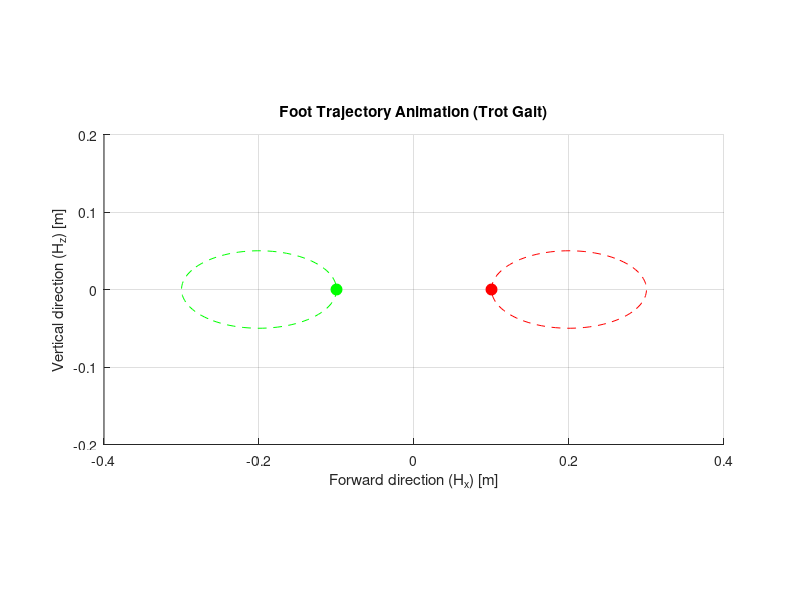

Source code (MATLAB):
% Parameters for the elliptical foot trajectory
A_x = 0.1; % Amplitude in the forward (x) direction [meters]
A_z = 0.05; % Amplitude in the vertical (z) direction [meters]

% Define phase offsets for trot gait
phi_rear_left_0 = 0;          % Rear left leg initial phase
phi_front_right_0 = pi;       % Front right leg initial phase (opposite phase)

% Define stepping frequency
T0 = 3.0 # Gait cycle [s]
f0 = 1/T0; # Frequency [Hz] 

% Distance between diagonal legs in the horizontal plane
offset_x = 0.2; % Forward/backward offset [meters]
offset_y = 0.0; % Lateral offset [meters]

num_steps = 100; % Number of steps in the trajectory
time = linspace(0, T0, num_steps);

% Function to calculate phase at time t
phase = @(phi_0, t) mod(phi_0 + 2 * pi * f0 * t, 2 * pi);

% Function to generate elliptical trajectory for a given phase
foot_trajectory = @(phi) [A_x * cos(phi); -A_z * sin(phi)]; 

% Initialize storage for trajectories
rear_left_traj = zeros(2, num_steps);
front_right_traj = zeros(2, num_steps);

% Compute trajectories for each leg
for i = 1:num_steps
    % Compute phase for each leg
    phi_rl = phase(phi_rear_left_0, time(i));
    phi_fr = phase(phi_front_right_0, time(i));
    
    % Compute foot trajectories
    rear_left_traj(:, i) = foot_trajectory(phi_rl) + [-offset_x; offset_y];
    front_right_traj(:, i) = foot_trajectory(phi_fr) + [offset_x; offset_y];
end

% Animation setup
figure;
hold on;
grid on;
axis equal;
xlim([-0.4, 0.4]);
ylim([-0.2, 0.2]);
xlabel('Forward direction (H_x) [m]');
ylabel('Vertical direction (H_z) [m]');
title('Foot Trajectory Animation (Trot Gait)');
rear_left_plot = plot(0, 0, 'go', 'MarkerSize', 8, 'MarkerFaceColor', 'g');
front_right_plot = plot(0, 0, 'ro', 'MarkerSize', 8, 'MarkerFaceColor', 'r');
trajectory_line_rl = plot(rear_left_traj(1, :), rear_left_traj(2, :), 'g--');
trajectory_line_fr = plot(front_right_traj(1, :), front_right_traj(2, :), 'r--');

% Animate foot trajectories
for i = 1:num_steps
    % Update positions
    set(rear_left_plot, 'XData', rear_left_traj(1, i), 'YData', rear_left_traj(2, i));
    set(front_right_plot, 'XData', front_right_traj(1, i), 'YData', front_right_traj(2, i));
    
    % Pause to simulate real-time motion
    pause(T0 / num_steps);
end

hold off;
